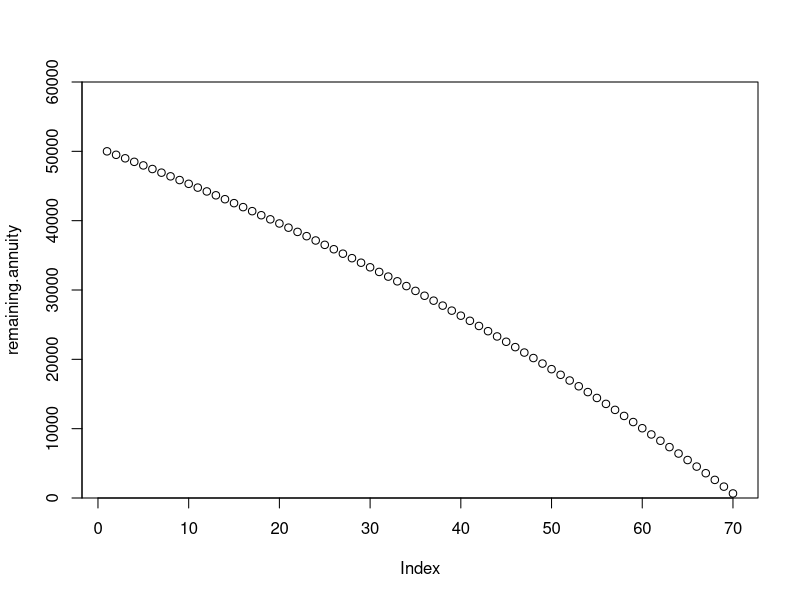

Write R code to recreate this figure.
## ---- chunk 1
steps=100
n_0=50000
percent_return=1

annuity<-function(x){x+(percent_return/100)*x-1000}

remaining.annuity<-n_0

for(i in 1:steps){
  n=annuity(remaining.annuity[i])
  remaining.annuity=c(remaining.annuity,n)
  }
remaining.annuity=remaining.annuity[which(remaining.annuity>0)]
plot(remaining.annuity, ylim=c(0,n_0+10000),yaxs="i")

which.min(remaining.annuity)
